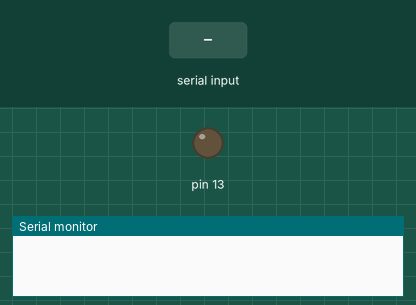
This sketch was run on a simulated Arduino Uno, built with avr-gcc and run on an emulated ATmega328P. Shown: output pins drawn as LEDs (lit = HIGH), the last lines printed to the serial monitor. The test bench sets the inputs (shaded band).

Above: at 1.2 s.
1.3 s: "1" received over Serial
At 1.7 s:
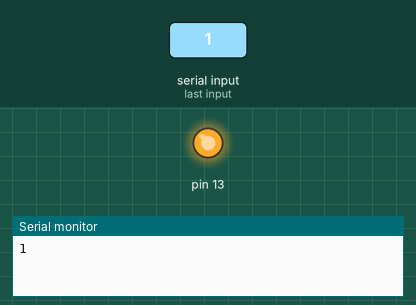
2.8 s: "0" received over Serial
At 4.0 s:
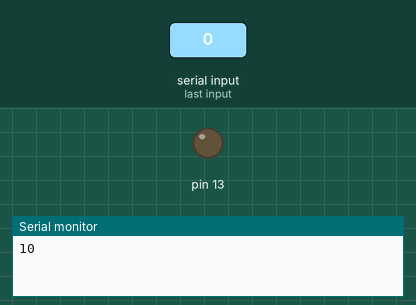
Timing chart, 0 to 5.8 s (numbered marks = the images above; inputs shaded):
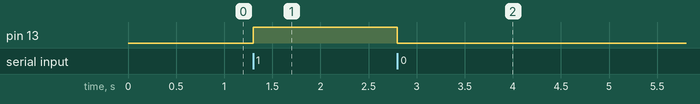

Measured:
- after the input at 1.3 s, pin 13: LOW → HIGH at once
- after the input at 2.8 s, pin 13: HIGH → LOW at once

The sketch:

bat_tat_den.ino
```cpp
char x;
void setup() {
  Serial.begin(9600);
  pinMode(13,OUTPUT);
}

void loop() {


  if(Serial.available()>0)
  {
    x=Serial.read();
    Serial.print(x);

    if(x=='1')
    {
      digitalWrite(13,HIGH);
    }
    else if(x=='0')
    {
      digitalWrite(13,LOW);
    }
  }

}
```
